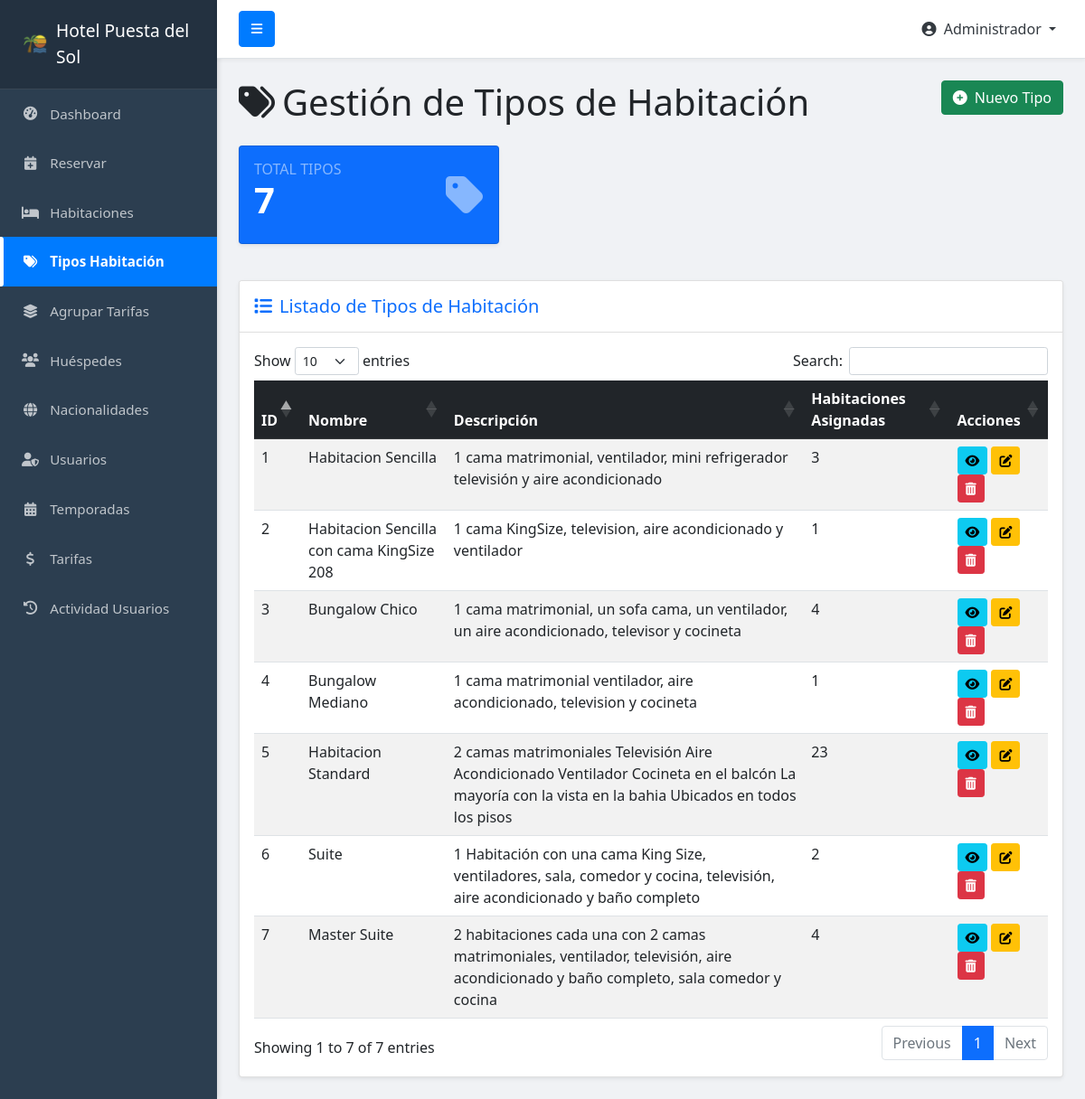
The app's page /sol/tipohabitacion/tipos_habitacion.php (signed in) with its own data.
### tables this page shows
CREATE TABLE `tipos_habitacion` (
  `id` int(11) NOT NULL,
  `nombre` varchar(100) DEFAULT NULL,
  `descripcion` text
);

### sol/tipohabitacion/tipos_habitacion.php (the view, shortened to what this page needs)
<?php
require_once '../config/db_connect.php';
$query_tipos = "SELECT th.id, th.nombre, th.descripcion,
                       (SELECT COUNT(*) FROM habitaciones h WHERE h.id_tipo_habitacion = th.id) as total_habitaciones
                FROM tipos_habitacion th
                ORDER BY th.nombre ASC";
$result_tipos = mysqli_query($conn, $query_tipos);
$stats = [];
$stats['total'] = mysqli_num_rows($result_tipos);
?>
<!DOCTYPE html>
<html lang="es">
<head>
    <link href="https://cdn.jsdelivr.net/npm/bootstrap@5.1.3/dist/css/bootstrap.min.css" rel="stylesheet">
    <link rel="stylesheet" href="https://cdnjs.cloudflare.com/ajax/libs/font-awesome/6.0.0-beta3/css/all.min.css">
    <link rel="stylesheet" href="https://cdn.datatables.net/1.11.3/css/dataTables.bootstrap5.min.css">
    <link rel="stylesheet" href="https://cdn.jsdelivr.net/npm/sweetalert2@11/dist/sweetalert2.min.css">
</head>
<body>
    <?php require_once '../includes/sidebar.php'; ?>
    <div id="page-content-wrapper"> <div class="container-fluid mt-4">
            <div class="row">
                <div class="col-12">
                    <h1 class="mb-4">
                        <i class="fas fa-tags me-2"></i>Gestión de Tipos de Habitación
                        <button class="btn btn-success float-end" data-bs-toggle="modal" data-bs-target="#modalCrearTipo">
                            <i class="fas fa-plus-circle me-2"></i>Nuevo Tipo
                        </button>
                    </h1>
                </div>
            </div>
            <div class="row mb-4">
                <div class="col-md-4 mb-3">
                    <div class="card bg-primary text-white shadow-sm card-stats">
                        <div class="card-body">
                            <div class="d-flex justify-content-between align-items-center">
                                <div>
                                    <h6 class="text-uppercase text-white-50 mb-0">Total Tipos</h6>
                                    <h3 class="display-6 fw-bold"><?php echo $stats['total']; ?></h3>
                                </div>
                                <i class="fas fa-tag fa-3x text-white-50"></i>
                            </div>
                        </div>
                    </div>
                </div>
            </div>
            <div class="card shadow-sm mb-4">
                <div class="card-header bg-white py-3">
                    <h5 class="mb-0 text-primary"><i class="fas fa-list me-2"></i>Listado de Tipos de Habitación</h5>
                </div>
                <div class="card-body">
                    <div class="table-responsive">
                        <table id="tiposHabitacionTable" class="table table-hover table-striped" style="width:100%">
                            <thead class="table-dark">
                                <tr>
                                    <th>ID</th>
                                    <th>Nombre</th>
                                    <th>Descripción</th>
                                    <th>Habitaciones Asignadas</th>
                                    <th>Acciones</th>
                                </tr>
                            </thead>
                            <tbody>
                                <?php mysqli_data_seek($result_tipos, 0);  ?>
                                <?php while ($tipo = mysqli_fetch_assoc($result_tipos)): ?>
                                    <tr>
                                        <td><?php echo htmlspecialchars($tipo['id']); ?></td>
                                        <td><?php echo htmlspecialchars($tipo['nombre']); ?></td>
                                        <td><?php echo htmlspecialchars($tipo['descripcion']); ?></td>
                                        <td><?php echo htmlspecialchars($tipo['total_habitaciones']); ?></td>
                                        <td>
                                            <button class="btn btn-sm btn-info ver-detalles-btn" data-id="<?php echo $tipo['id']; ?>" title="Ver Detalles">
                                                <i class="fas fa-eye"></i>
                                            </button>
                                            <button class="btn btn-sm btn-warning editar-btn" data-id="<?php echo $tipo['id']; ?>" title="Editar">
                                                <i class="fas fa-edit"></i>
                                            </button>
                                            <button class="btn btn-sm btn-danger eliminar-btn" data-id="<?php echo $tipo['id']; ?>" title="Eliminar">
                                                <i class="fas fa-trash-alt"></i>
                                            </button>
                                        </td>
                                    </tr>
                                <?php endwhile; ?>
                            </tbody>
                        </table>
                    </div>
                </div>
            </div>
        </div>
    </div>
</body>
</html>

### sol/tipohabitacion/tipos_habitacion.php (style rules this page uses)
body { overflow-x: hidden; background-color: #f8f9fa; }
.card-stats { transition: transform 0.2s; }

### sol/includes/sidebar.php (style rules this page uses)
body { overflow-x: hidden; background-color: #f0f2f5; }
#page-content-wrapper { min-width: 100vw; }
@media (min-width: 768px) { #page-content-wrapper { min-width: 0; width: 100%; } }

### records on screen
tipos_habitacion: id "3", nombre "Bungalow Chico", descripcion "1 cama matrimonial, un sofa cama, un ventilador, un aire acondicionado, televisor y cocineta", total_habitaciones "4"
tipos_habitacion: id "4", nombre "Bungalow Mediano", descripcion "1 cama matrimonial ventilador, aire acondicionado, television y cocineta", total_habitaciones "1"
tipos_habitacion: id "1", nombre "Habitacion Sencilla", descripcion "1 cama matrimonial, ventilador, mini refrigerador televisión y aire acondicionado", total_habitaciones "3"
tipos_habitacion: id "2", nombre "Habitacion Sencilla con cama KingSize 208", descripcion "1 cama KingSize, television, aire acondicionado y ventilador", total_habitaciones "1"
tipos_habitacion: id "5", nombre "Habitacion Standard", descripcion "2 camas matrimoniales Televisión Aire Acondicionado Ventilador Cocineta en el balcón La mayoría con la vista en la bahia Ubicados en todos los pisos", total_habitaciones "23"
tipos_habitacion: id "7", nombre "Master Suite", descripcion "2 habitaciones cada una con 2 camas matrimoniales, ventilador, televisión, aire acondicionado y baño completo, sala comedor y cocina", total_habitaciones "4"
tipos_habitacion: id "6", nombre "Suite", descripcion "1 Habitación con una cama King Size, ventiladores, sala, comedor y cocina, televisión, aire acondicionado y baño completo", total_habitaciones "2"

### other values on screen
$_SESSION['nombre'] "Administrador"
$stats['total'] "7"
